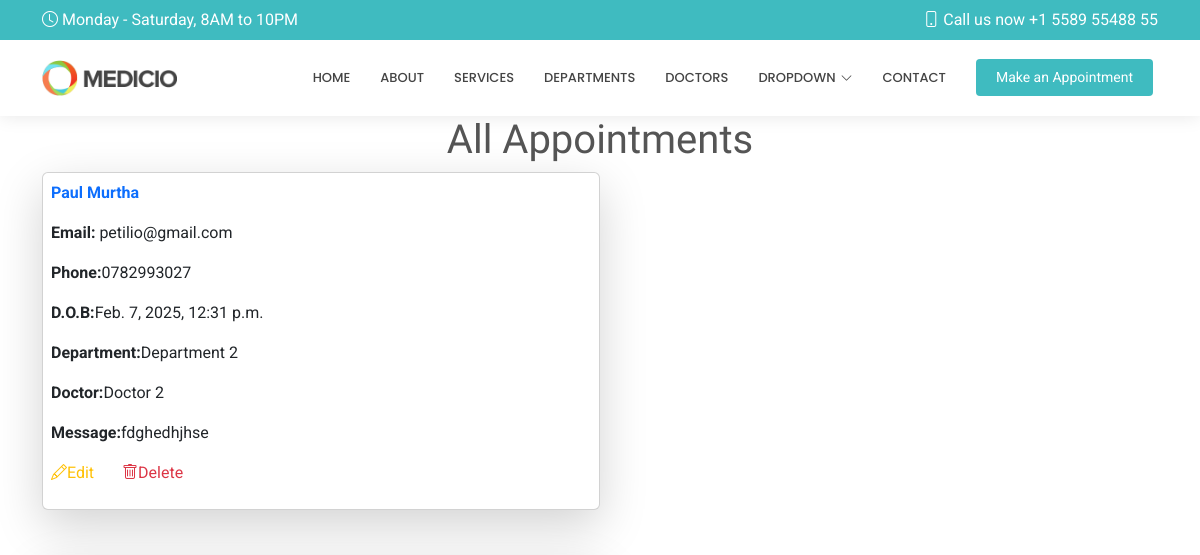
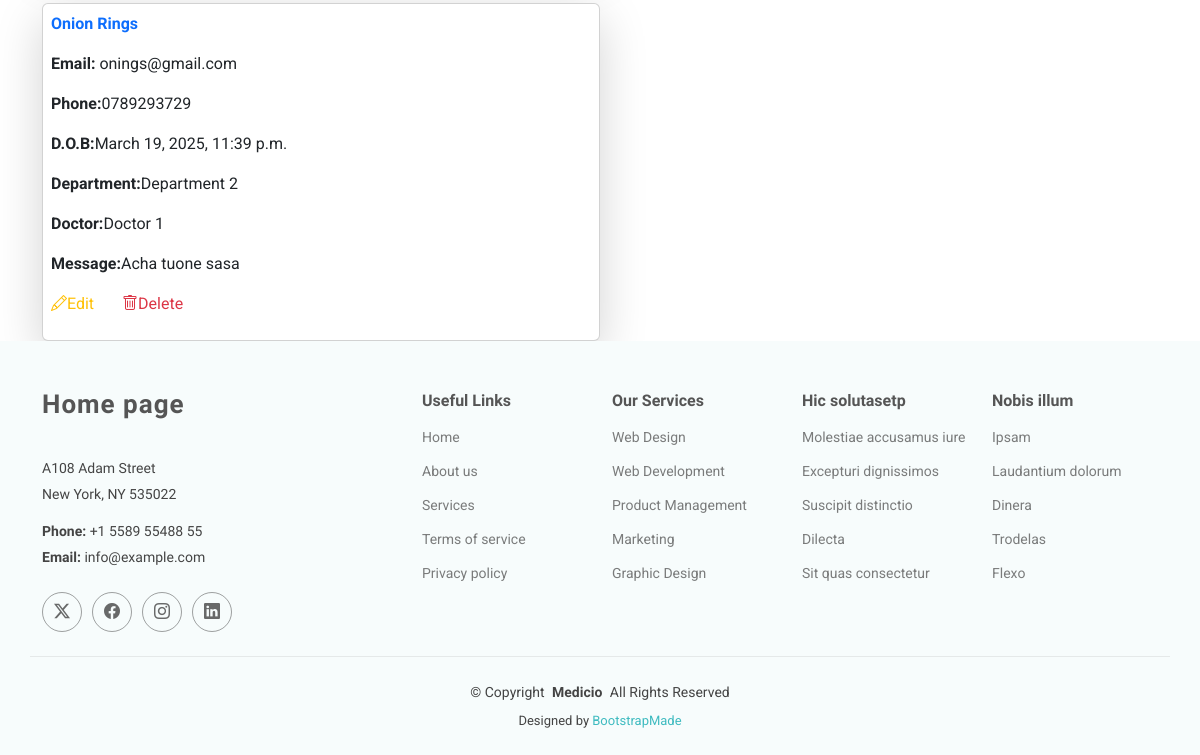
The page /show-appointments/ on the database as committed earlier (2 pictures, top to bottom).
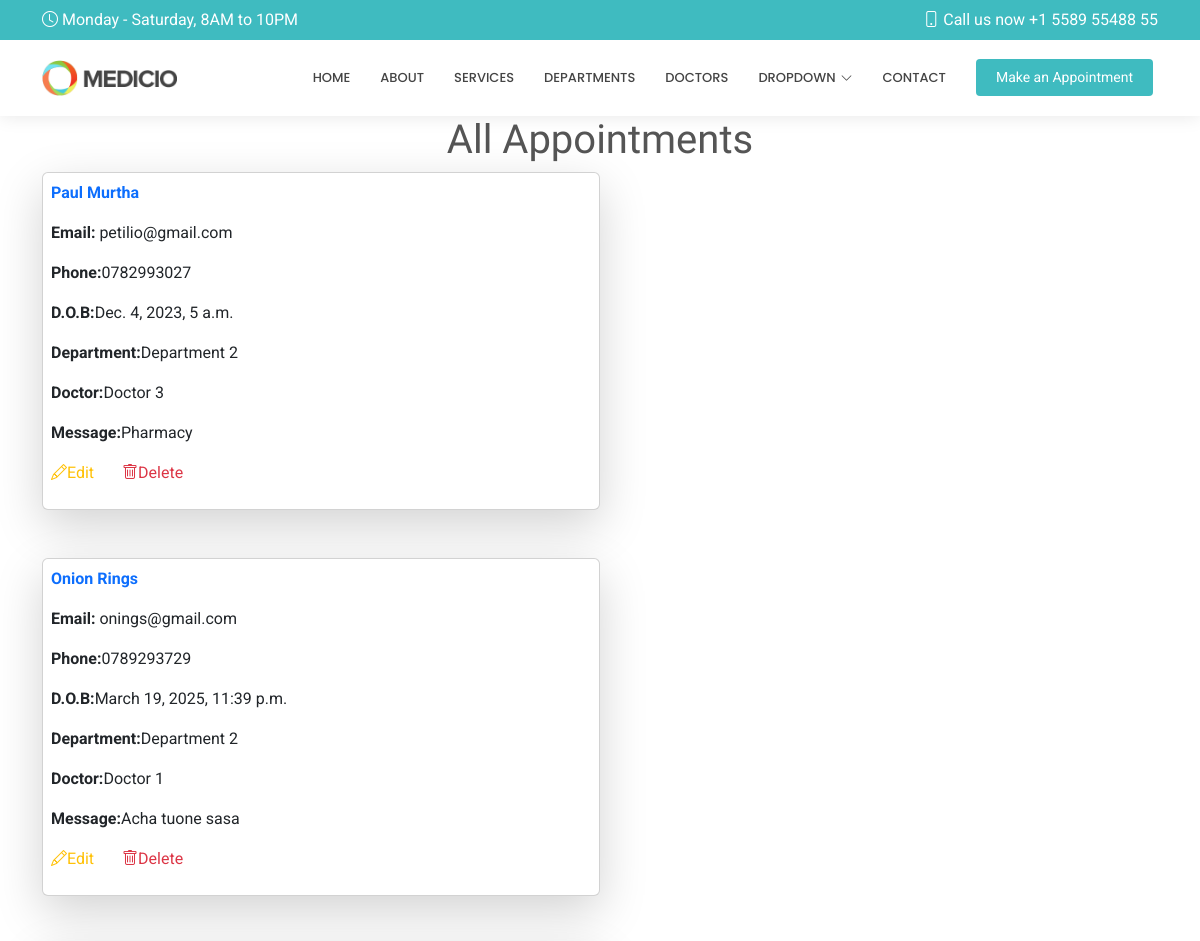
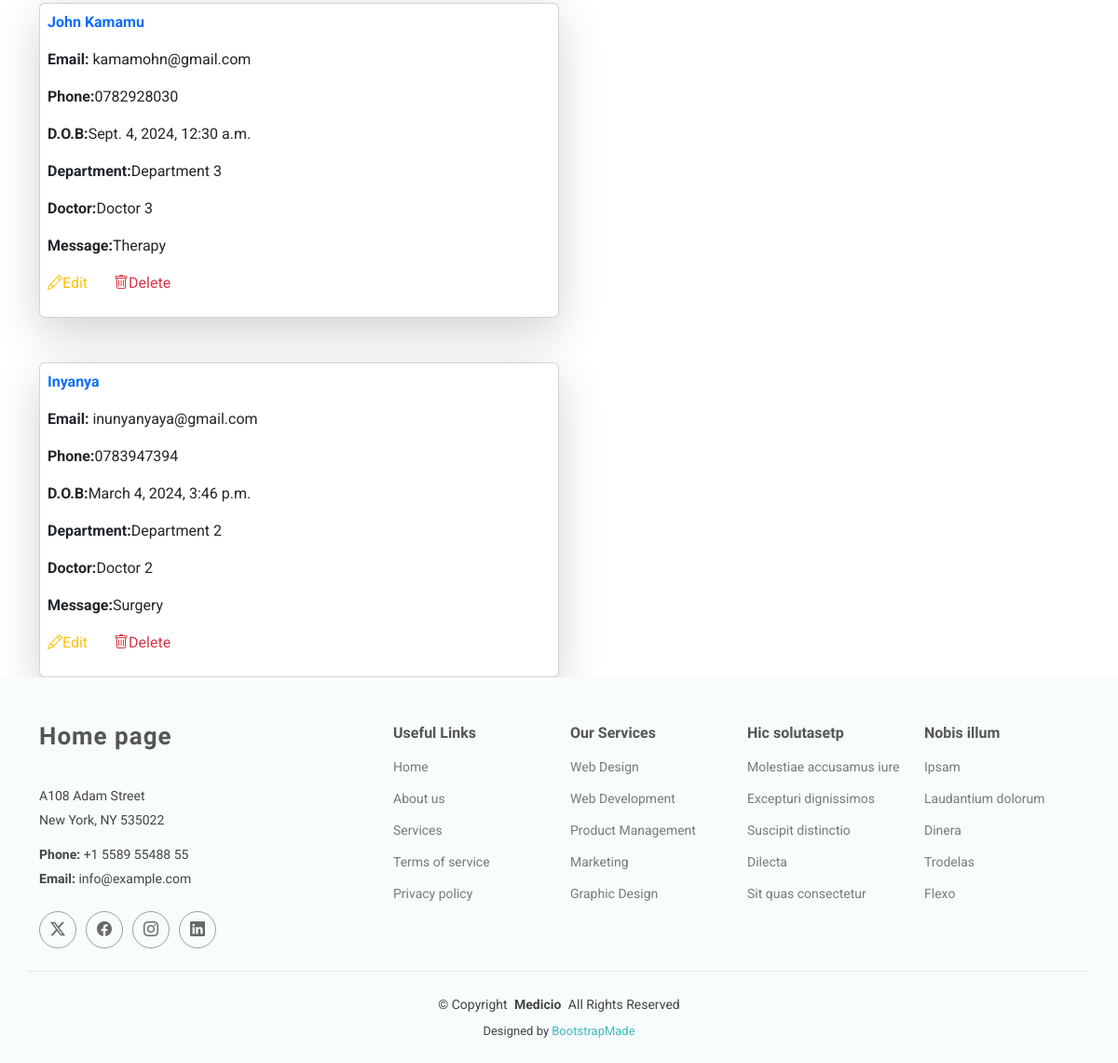
The same page on the database as committed later (2 pictures, top to bottom).
### HospitalApp/models.py (models this page shows, shortened)
class Appointment(models.Model):
    name = models.CharField(max_length=50)
    email = models.EmailField()
    phone_number = models.CharField(max_length=10)
    date_of_birth = models.DateTimeField()
    department = models.CharField(max_length=50)
    doctor = models.CharField(max_length=50)
    message = models.TextField()

### HospitalApp/views.py (the view)
# urls.py: path('show-appointments/', views.showappoint, name='show-appointments'),
def showappoint(request):
    all = Appointment.objects.all()
    return render(request, 'showappointments.html', {'appointments': all})

### Templates/showappointments.html (shortened to what this page needs)
{% extends 'starter-page.html' %}
{% load static %}
{% block content %}
    <h1 class="text-center">All Appointments</h1>
    <div class="d-flex gap-5 flex-wrap container">
    {% for x in appointments %}
        <div class="card w-50 p-2 shadow-lg">
        <p class="fw-bolder text-primary">{{ x.name }}</p>
        <p><b>Email:</b> {{ x.email }}</p>
        <p><b>Phone:</b>{{ x.phone_number }}</p>
        <p><b>D.O.B:</b>{{ x.date_of_birth }}</p>
        <p><b>Department:</b>{{ x.department }}</p>
        <p><b>Doctor:</b>{{ x.doctor }}</p>
        <p><b>Message:</b>{{ x.message }}</p>
        <p>
            <a href="{% url 'edit-appointment-details' x.id %}" class="text-warning me-4">
                <i class="bi bi-pencil"></i>Edit
            </a>
            <a href="/deleteappoint/{{ x.id }}" class="text-danger">
                <i class="bi bi-trash"></i>Delete
            </a>
        </p>
        </div>
    {% endfor %}
    </div>
{% endblock %}

### Templates/starter-page.html (shortened to what this page needs)
<!DOCTYPE html>
<html lang="en">
<head>
    {% load static %}
  <link href="{% static 'assets/vendor/bootstrap/css/bootstrap.min.css' %}" rel="stylesheet">
  <link href="{% static 'assets/vendor/bootstrap-icons/bootstrap-icons.css' %}" rel="stylesheet">
  <link href="{% static 'assets/vendor/aos/aos.css' %}" rel="stylesheet">
  <link href="{% static 'assets/vendor/fontawesome-free/css/all.min.css' %}" rel="stylesheet">
  <link href="{% static 'assets/vendor/glightbox/css/glightbox.min.css' %}" rel="stylesheet">
  <link href="{% static 'assets/vendor/swiper/swiper-bundle.min.css' %}" rel="stylesheet">
  <link href="{% static 'assets/css/main.css' %}" rel="stylesheet">
</head>
<body class="starter-page-page">
  <header id="header" class="header sticky-top">
    <div class="topbar d-flex align-items-center">
      <div class="container d-flex justify-content-center justify-content-md-between">
        <div class="d-none d-md-flex align-items-center">
          <i class="bi bi-clock me-1"></i> Monday - Saturday, 8AM to 10PM
        </div>
        <div class="d-flex align-items-center">
          <i class="bi bi-phone me-1"></i> Call us now +1 5589 55488 55
        </div>
      </div>
    </div>
    <div class="branding d-flex align-items-center">
      <div class="container position-relative d-flex align-items-center justify-content-end">
        <a href="{% url 'home' %}" class="logo d-flex align-items-center me-auto">
          <img src="{% static 'assets/img/logo.png' %}" alt="">
        </a>
        <nav id="navmenu" class="navmenu">
          <ul>
            <li><a href="{% url 'home' %}">Home</a></li>
            <li><a href="{% url 'about' %}">About</a></li>
            <li><a href="{% url 'services' %}">Services</a></li>
            <li><a href="{% url 'departments' %}">Departments</a></li>
            <li><a href="{% url 'doctors' %}">Doctors</a></li>
            <li class="dropdown"><a href="#"><span>Dropdown</span> <i class="bi bi-chevron-down toggle-dropdown"></i></a>
            </li>
            <li><a href="{% url 'contacts' %}">Contact</a></li>
          </ul>
        </nav>
        <a class="cta-btn" href="{% url 'appointment' %}">Make an Appointment</a>
      </div>
    </div>
  </header>
  <main class="main">
    {% block content %}
    {% endblock %}
  </main>
  <footer id="footer" class="footer light-background">
    <div class="container footer-top">
      <div class="row gy-4">
        <div class="col-lg-4 col-md-6 footer-about">
          <a href="{% url 'home' %}" class="logo d-flex align-items-center">
            <span class="sitename">Home page</span>
          </a>
          <div class="footer-contact pt-3">
            <p>A108 Adam Street</p>
            <p>New York, NY 535022</p>
            <p class="mt-3"><strong>Phone:</strong> <span>+1 5589 55488 55</span></p>
            <p><strong>Email:</strong> <span>info@example.com</span></p>
          </div>
          <div class="social-links d-flex mt-4">
            <a href=""><i class="bi bi-twitter-x"></i></a>
            <a href=""><i class="bi bi-facebook"></i></a>
            <a href=""><i class="bi bi-instagram"></i></a>
            <a href=""><i class="bi bi-linkedin"></i></a>
          </div>
        </div>
        <div class="col-lg-2 col-md-3 footer-links">
          <h4>Useful Links</h4>
          <ul>
            <li><a href="#">Home</a></li>
            <li><a href="#">About us</a></li>
            <li><a href="#">Services</a></li>
            <li><a href="#">Terms of service</a></li>
            <li><a href="#">Privacy policy</a></li>
          </ul>
        </div>
        <div class="col-lg-2 col-md-3 footer-links">
          <h4>Our Services</h4>
          <ul>
            <li><a href="#">Web Design</a></li>
            <li><a href="#">Web Development</a></li>
            <li><a href="#">Product Management</a></li>
            <li><a href="#">Marketing</a></li>
            <li><a href="#">Graphic Design</a></li>
          </ul>
        </div>
        <div class="col-lg-2 col-md-3 footer-links">
          <h4>Hic solutasetp</h4>
          <ul>
            <li><a href="#">Molestiae accusamus iure</a></li>
            <li><a href="#">Excepturi dignissimos</a></li>
            <li><a href="#">Suscipit distinctio</a></li>
            <li><a href="#">Dilecta</a></li>
            <li><a href="#">Sit quas consectetur</a></li>
          </ul>
        </div>
        <div class="col-lg-2 col-md-3 footer-links">
          <h4>Nobis illum</h4>
          <ul>
            <li><a href="#">Ipsam</a></li>
            <li><a href="#">Laudantium dolorum</a></li>
            <li><a href="#">Dinera</a></li>
            <li><a href="#">Trodelas</a></li>
            <li><a href="#">Flexo</a></li>
          </ul>
        </div>
      </div>
    </div>
    <div class="container copyright text-center mt-4">
      <p>© <span>Copyright</span> <strong class="px-1 sitename">Medicio</strong> <span>All Rights Reserved</span></p>
      <div class="credits">
        Designed by <a href="https://bootstrapmade.com/">BootstrapMade</a>
      </div>
    </div>
  </footer>
</body>
</html>

### static/assets/css/main.css (style rules this page uses)
:root { --default-font: "Roboto", system-ui, -apple-system, "Segoe UI", Roboto, "Helvetica Neue", Arial, "Noto Sans", "Liberation Sans", sans-serif, "Apple Color Emoji", "Segoe UI Emoji", "Segoe UI Symbol", "Noto Color Emoji"; --heading-font: "Raleway", sans-serif; --nav-font: "Poppins", sans-serif; }
:root { --background-color: #ffffff; --default-color: #444444; --heading-color: #555555; --accent-color: #3fbbc0; --surface-color: #ffffff; --contrast-color: #ffffff; }
:root { --nav-color: #444444; --nav-hover-color: #3fbbc0; --nav-mobile-background-color: #ffffff; --nav-dropdown-background-color: #ffffff; --nav-dropdown-color: #444444; --nav-dropdown-hover-color: #3fbbc0; }
.light-background { --background-color: #f7fcfc; --surface-color: #ffffff; }
:root { scroll-behavior: smooth; }
body { color: var(--default-color); background-color: var(--background-color); font-family: var(--default-font); }
a { color: var(--accent-color); text-decoration: none; transition: 0.3s; }
h1, h2, h3, h4, h5, h6 { color: var(--heading-color); font-family: var(--heading-font); }
.header { color: var(--default-color); background-color: var(--background-color); transition: all 0.5s; z-index: 997; box-shadow: 0px 0 18px rgba(0, 0, 0, 0.1); }
.header .topbar { background-color: var(--accent-color); color: var(--contrast-color); height: 40px; padding: 0; transition: all 0.5s; }
.header .branding { min-height: 60px; padding: 10px 0; }
.header .logo { line-height: 1; }
.header .logo img { max-height: 36px; margin-right: 8px; }
.header .cta-btn, .header .cta-btn:focus { color: var(--contrast-color); background: var(--accent-color); font-size: 14px; padding: 8px 20px; margin: 0 5px 0 30px; border-radius: 4px; transition: 0.3s; }
@media (min-width: 1200px) { .navmenu { padding: 0; } }
@media (min-width: 1200px) { .navmenu ul { margin: 0; padding: 0; display: flex; list-style: none; align-items: center; } }
@media (min-width: 1200px) { .navmenu li { position: relative; } }
@media (min-width: 1200px) { .navmenu a, .navmenu a:focus { color: var(--nav-color); padding: 18px 15px; font-size: 13px; font-family: var(--nav-font); font-weight: 500; text-transform: uppercase; display: flex; align-items: center; justify-content: space-between; white-space: nowrap; transition: 0.3s; } }
@media (min-width: 1200px) { .navmenu a i, .navmenu a:focus i { font-size: 12px; line-height: 0; margin-left: 5px; transition: 0.3s; } }
@media (min-width: 1200px) { .navmenu li:last-child a { padding-right: 0; } }
.footer { color: var(--default-color); background-color: var(--background-color); font-size: 14px; position: relative; }
.footer .footer-top { padding-top: 50px; }
.footer .footer-about .logo { line-height: 1; margin-bottom: 25px; }
.footer .footer-about .logo span { color: var(--heading-color); font-family: var(--heading-font); font-size: 26px; font-weight: 700; letter-spacing: 1px; }
.footer .footer-about p { font-size: 14px; font-family: var(--heading-font); }
.footer .social-links a { display: flex; align-items: center; justify-content: center; width: 40px; height: 40px; border-radius: 50%; border: 1px solid color-mix(in srgb, var(--default-color), transparent 50%); font-size: 16px; color: color-mix(in srgb, var(--default-color), transparent 20%); margin-right: 10px; transition: 0.3s; }
.footer h4 { font-size: 16px; font-weight: bold; position: relative; padding-bottom: 12px; }
.footer .footer-links { margin-bottom: 30px; }
.footer .footer-links ul { list-style: none; padding: 0; margin: 0; }
.footer .footer-links ul li { padding: 10px 0; display: flex; align-items: center; }
.footer .footer-links ul li:first-child { padding-top: 0; }
.footer .footer-links ul a { color: color-mix(in srgb, var(--default-color), transparent 30%); display: inline-block; line-height: 1; }
.footer .footer-contact p { margin-bottom: 5px; }
.footer .copyright { padding: 25px 0; border-top: 1px solid color-mix(in srgb, var(--default-color), transparent 90%); }
.footer .copyright p { margin-bottom: 0; }
.footer .credits { margin-top: 8px; font-size: 13px; }

Rows that differ between the two databases and show on the page:
changed Appointment "Paul Murtha": date_of_birth "Feb. 7, 2025, 12:31 p.m." → "Dec. 4, 2023, 5 a.m."; doctor "Doctor 2" → "Doctor 3"; message "fdghedhjhse" → "Pharmacy"
added Appointment: name "John Kamamu", email "kamamohn@gmail.com", phone_number "0782928030", date_of_birth "Sept. 4, 2024, 12:30 a.m.", department "Department 3", doctor "Doctor 3", message "Therapy"
added Appointment: name "Inyanya", email "inunyanyaya@gmail.com", phone_number "0783947394", date_of_birth "March 4, 2024, 3:46 p.m.", department "Department 2", doctor "Doctor 2", message "Surgery"
